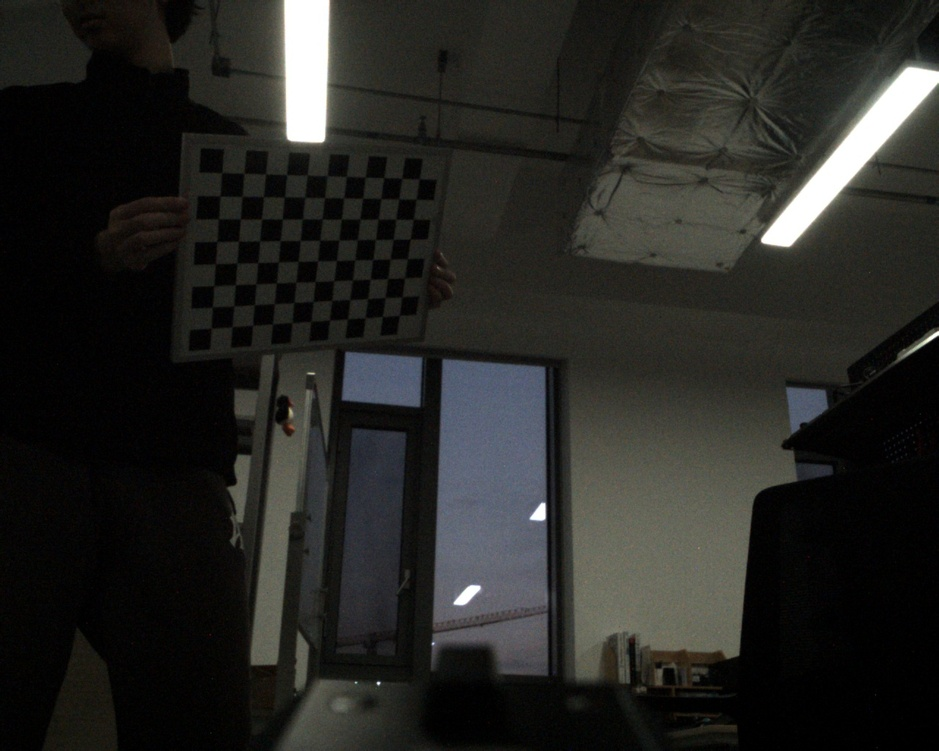
#> input picture other_files/camera_calibration/chessboard/00001.jpg, 939 x 751 px, shrunk from 1280 x 1024 before the run; its folder holds only this picture in this run
$ python dist.py
#> lines starting #> are read from the running program, lines starting #| are printed output that depends on the picture; after the words box and inside, x2 and y2 are one past the last pixel; in counts of white or black regions, pixels touching at a corner belong together; long printed decimals are rounded
import numpy as np
import cv2
import glob

# 棋盘格参数
chessboard_size = (11, 8) # (12, 8)  # 棋盘格角点数目
square_size = 3.00 # 2.35  # 棋盘格每个小方块的边长（厘米）

# 准备棋盘格角点坐标
objpoints = []  # 世界坐标系中的三维点
imgpoints = []  # 图像坐标系中的二维点

objp = np.zeros((np.prod(chessboard_size), 3), dtype=np.float32)
objp[:, :2] = np.mgrid[0:chessboard_size[0], 0:chessboard_size[1]].T.reshape(-1, 2)
objp[:, :2] *= square_size  # 将棋盘格坐标缩放到厘米

# 读取棋盘格图像并查找角点
images = glob.glob('chessboard/*.jpg')

for fname in images:
    img = cv2.imread(fname)
#> img is the input picture: shape (751, 939, 3); mean B, G, R 35.4, 38.3, 38.2
    if img is None:
        print(f"无法读取图像：{fname}")
        continue

    gray = cv2.cvtColor(img, cv2.COLOR_BGR2GRAY)

    # 查找棋盘格角点
    ret, corners = cv2.findChessboardCorners(gray, chessboard_size, None)
#> ret = True; corners = 88 rows, first 8: [221.7, 172.7], [244, 173.5], [266, 173.4], [286.5, 174.6], [307.5, 174.4], [327, 175.1], [346, 176.5], [365, 176.6]

    # 如果找到，添加世界坐标系中的三维点和图像坐标系中的二维点
    if ret:
        objpoints.append(objp)
        imgpoints.append(corners)

        # 绘制检测到的角点以便查看
        img = cv2.drawChessboardCorners(img, chessboard_size, corners, ret)
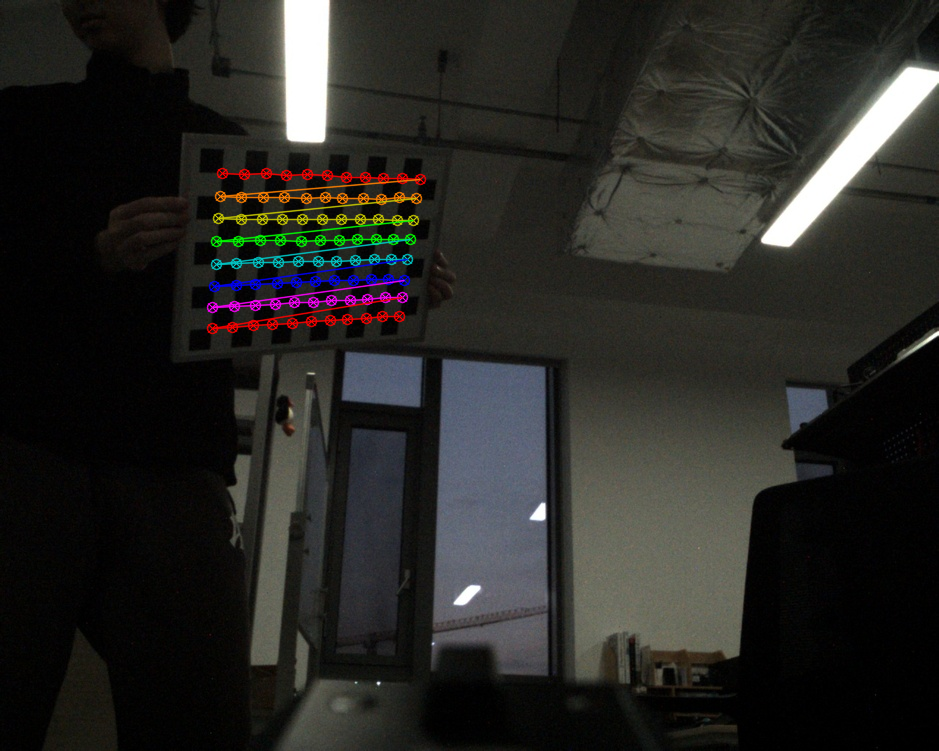
#> img: shape (751, 939, 3); 2.12% of pixels changed, all inside (x1, y1, x2, y2) = (206, 167, 427, 335)
        cv2.imshow('Detected Corners', img)
        cv2.waitKey(50)  # 显示图像一段时间，单位为毫秒

    else:
        print(f"未能在图像 {fname} 中找到棋盘格角点。")

# 关闭所有窗口
cv2.destroyAllWindows()

# 校验是否找到足够的棋盘格图像
if len(objpoints) < 1:
    print("未找到足够的棋盘格图像用于标定。")
    exit()

# 打印找到的棋盘格图像数量
print(f"找到了 {len(objpoints)} 张棋盘格图像用于标定。")

# 标定相机
ret, K, dist_coef, rvecs, tvecs = cv2.calibrateCamera(objpoints, imgpoints, gray.shape[::-1], None, None)
#> ret = 0.644; K = [[805.9, 0, 502.1], [0, 916.4, 321.7], [0, 0, 1]]; dist_coef = [[-0.39, 2.19, 0.0145, -0.0215, -6.08]]; rvecs = ([0.457, -0.561, 0.081],); tvecs = ([-38.21, -18.25, 108.6],)

# 输出内参和畸变系数
print("内参矩阵 K:\n", K)
#| 内参矩阵 K:
#|  [[805.946   0.         502.133]
#|  [  0.         916.421 321.700 ]
#|  [  0.           0.           1.        ]]
print("畸变系数 dist_coef:\n", dist_coef)
#| 畸变系数 dist_coef:
#|  [[-0.3904  2.188  0.01446 -0.02153 -6.081]]

print("以下输出可直接复制入config.yaml")

print(f"""camera_matrix: # 相机内参矩阵
  - [{K[0][0]:.8e}, {K[0][1]:.8e}, {K[0][2]:.8e}]
  - [{K[1][0]:.8e}, {K[1][1]:.8e}, {K[1][2]:.8e}]
  - [{K[2][0]:.8e}, {K[2][1]:.8e}, {K[2][2]:.8e}]
dist_coeffs: [{dist_coef[0][0]:.8f}, {dist_coef[0][1]:.8f}, {dist_coef[0][2]:.8f}, {dist_coef[0][3]:.8f}, {dist_coef[0][4]:.8f}] # 畸变系数""")
#| camera_matrix: # 相机内参矩阵
#|   - [8.05946049e+02, 0.00000000e+00, 5.02133185e+02]
#|   - [0.00000000e+00, 9.16421203e+02, 3.21699994e+02]
#|   - [0.00000000e+00, 0.00000000e+00, 1.00000000e+00]
#| dist_coeffs: [-0.3904, 2.188, 0.01446, -0.02153, -6.081] # 畸变系数

$ run again, on other_files/camera_calibration/chessboard/00002.jpg
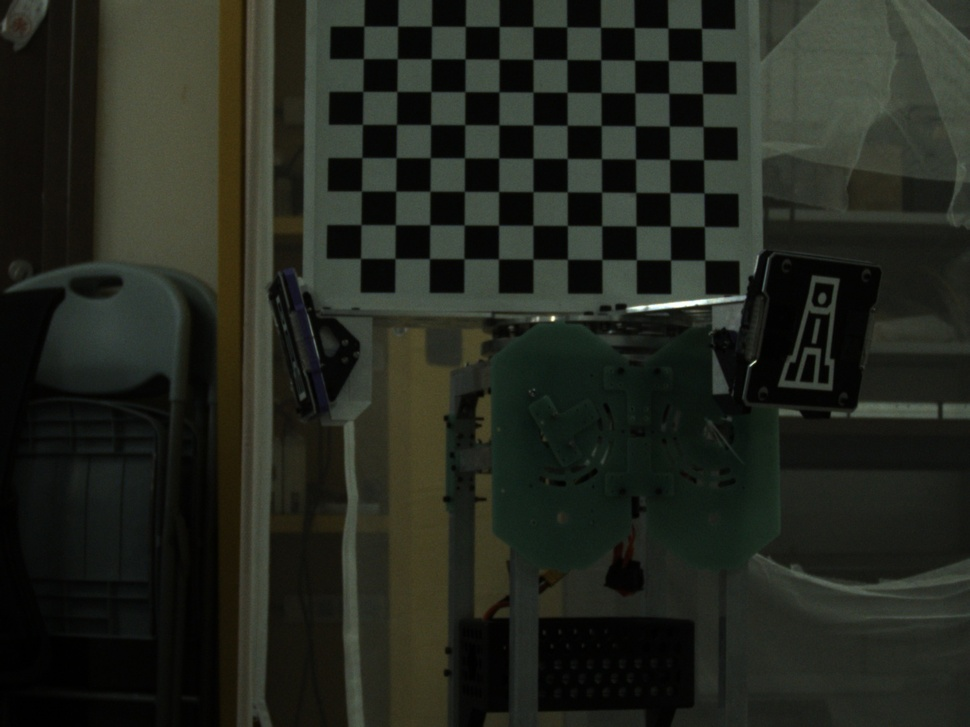
#> input picture other_files/camera_calibration/chessboard/00002.jpg, 970 x 727 px, shrunk from 1440 x 1080 before the run
#> img is the input picture: shape (727, 970, 3); mean B, G, R 30.4, 38.3, 35
#> `gray = cv2.cvtColor(img, cv2.COLOR_BGR2GRAY)`:
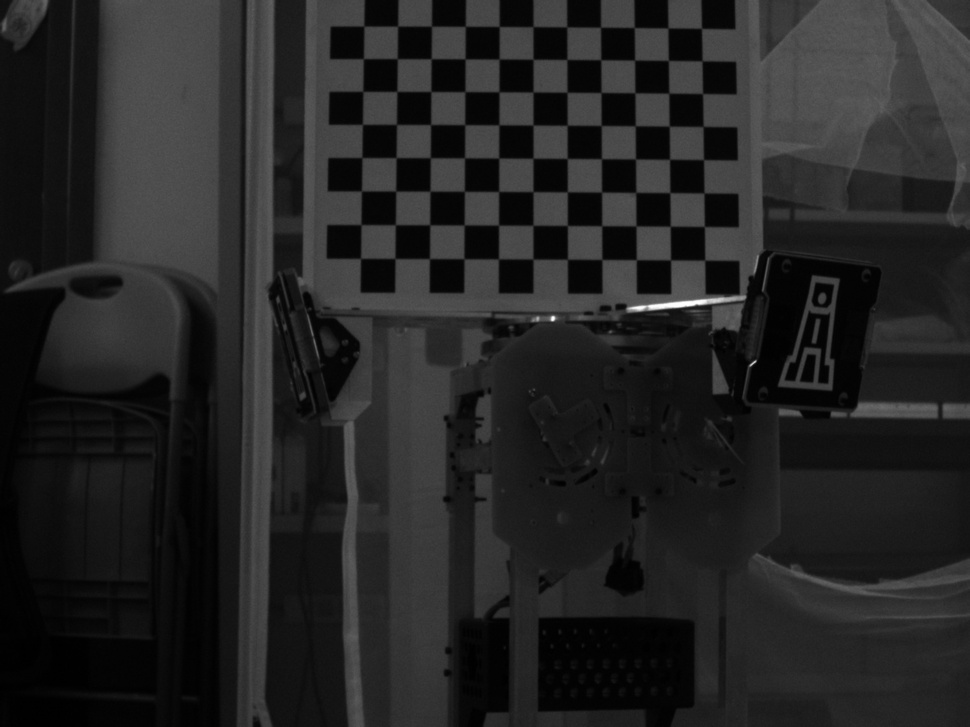
#> gray: shape (727, 970); min 0, max 254, mean 36.5
#> `ret, corners = cv2.findChessboardCorners(gray, chessboard_size, None)`: ret = True; corners = 88 rows, first 8: [704.7, 260], [670.5, 260], [636.4, 259.7], [602, 259.5], [567.4, 259.5], [532.8, 259.2], [498.4, 259], [464.1, 258.7]
#> `img = cv2.drawChessboardCorners(img, chessboard_size, corners, ret)`:
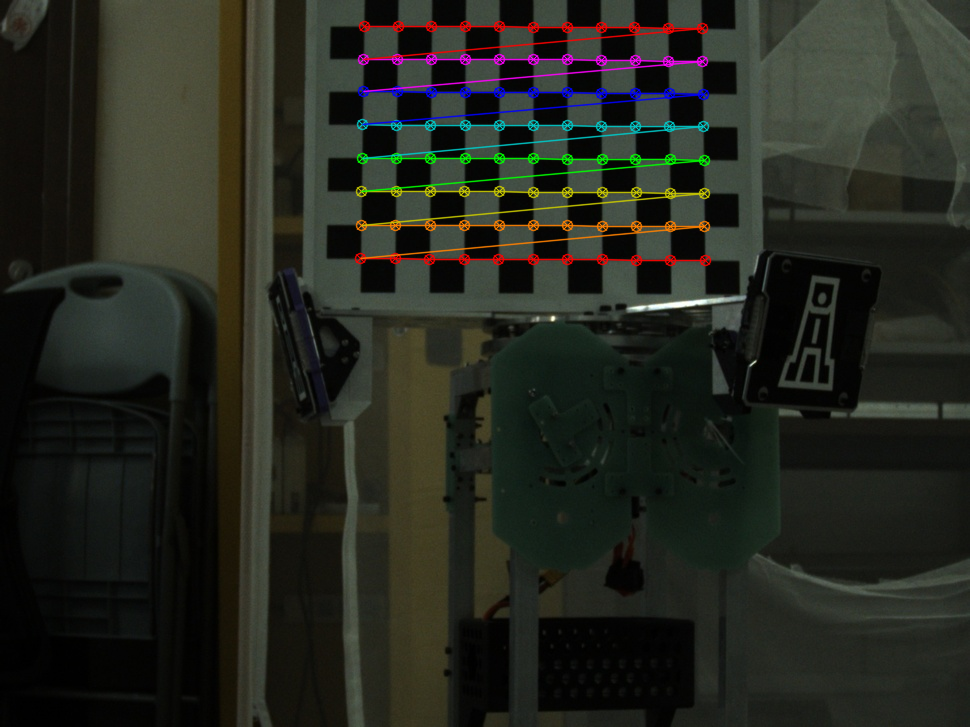
#> img: shape (727, 970, 3); 3.1% of pixels changed, all inside (x1, y1, x2, y2) = (354, 20, 712, 267)
#> `ret, K, dist_coef, rvecs, tvecs = cv2.calibrateCamera(objpoints, imgpo..`: ret = 0.144; K = [[324, 0, 477.5], [0, 319.4, 301.9], [0, 0, 1]]; dist_coef = [[-0.008, 0.00145, 0.00124, -0.000249, -0.000409]]; rvecs = ([-0.00134, -0.0258, -3.14],); tvecs = ([19.82, -3.7, 28.13],)
#| 内参矩阵 K:
#|  [[323.965   0.         477.532]
#|  [  0.         319.377 301.868]
#|  [  0.           0.           1.        ]]
#| 畸变系数 dist_coef:
#|  [[-0.007996  0.001453  0.001236 -0.0002488 -0.0004086]]
#| camera_matrix: # 相机内参矩阵
#|   - [3.23964540e+02, 0.00000000e+00, 4.77531937e+02]
#|   - [0.00000000e+00, 3.19376817e+02, 3.01868319e+02]
#|   - [0.00000000e+00, 0.00000000e+00, 1.00000000e+00]
#| dist_coeffs: [-0.007996, 0.001453, 0.001236, -0.0002488, -0.0004086] # 畸变系数
